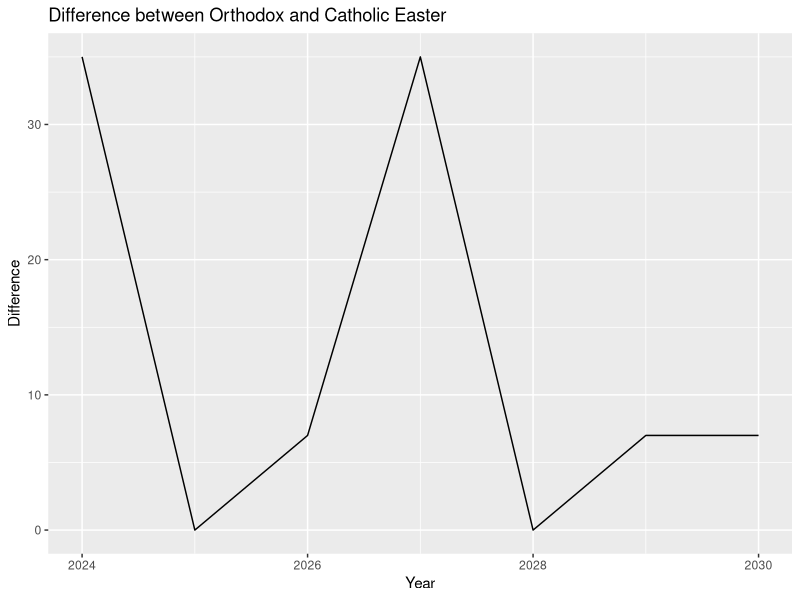

The R script that drew this image:
# Load libraries
library(ggplot2)
library(dplyr)

# Example dataset (θα το επεκτείνουμε)
data <- data.frame(
  Year = 2024:2030,
  Orthodox_Easter = as.Date(c("2024-05-05","2025-04-20","2026-04-12","2027-05-02","2028-04-16","2029-04-08","2030-04-28")),
  Catholic_Easter = as.Date(c("2024-03-31","2025-04-20","2026-04-05","2027-03-28","2028-04-16","2029-04-01","2030-04-21"))
)

# Calculate difference
data$Difference <- as.numeric(data$Orthodox_Easter - data$Catholic_Easter)

# Plot
ggplot(data, aes(x = Year, y = Difference)) +
  geom_line() +
  ggtitle("Difference between Orthodox and Catholic Easter")
